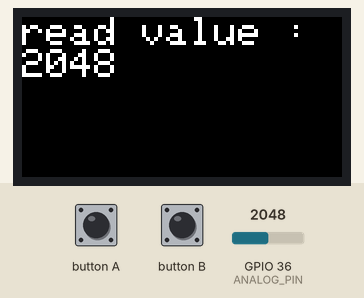
The sketch below on a simulated ESP32. On the bench: 160×80 colour display. The test bench sets the inputs (shaded band); at power-on: GPIO 36 (ANALOG_PIN) = 2048.

Above: at 1.3 s.
1.4 s: GPIO 36 (ANALOG_PIN) set to 2866
At 2.8 s:
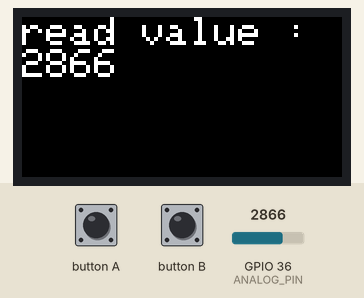
3.7 s: GPIO 36 (ANALOG_PIN) set to 3603
At 4.6 s:
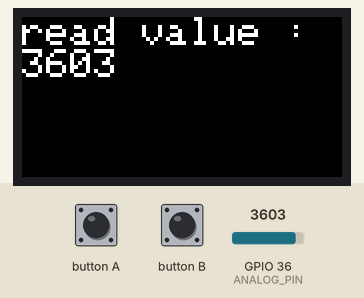
5.7 s: GPIO 36 (ANALOG_PIN) set to 4095
At 7.6 s:
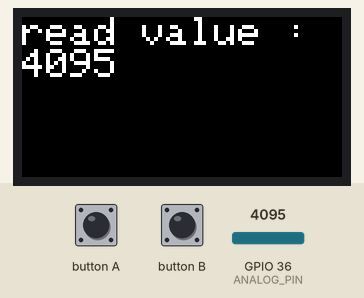
Timing chart, 0 to 9.1 s (numbered marks = the images above; inputs shaded):
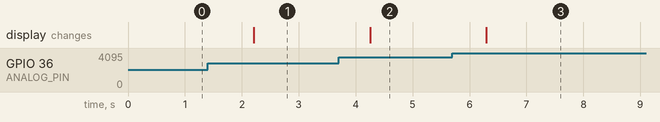

Measured:
- after the input at 1.4 s, the display: changes after 0.81 s (image 1)
- after the input at 3.7 s, the display: changes after 0.55 s (image 2)
- after the input at 5.7 s, the display: changes after 0.59 s (image 3)

The sketch:

ForceSensingForM5StickC.ino
```cpp
#include <M5StickC.h>

#define ANALOG_PIN 36
int val = 0;

// the setup routine runs once when M5StickC starts up
void setup(){
  // Initialize the M5StickC object
  M5.begin();
  M5.Lcd.setRotation(3);
  M5.Lcd.setTextSize(2);

  // LCD display
  M5.Lcd.print("Hello World");
}

// the loop routine runs over and over again forever
void loop() {
  M5.update();
  val = analogRead(ANALOG_PIN);

  M5.Lcd.setCursor(0, 0);
  M5.Lcd.setTextColor(WHITE, BLACK);
  M5.Lcd.fillScreen(BLACK);
  M5.Lcd.printf("read value : %d",val);
  delay(1000);
}
```
